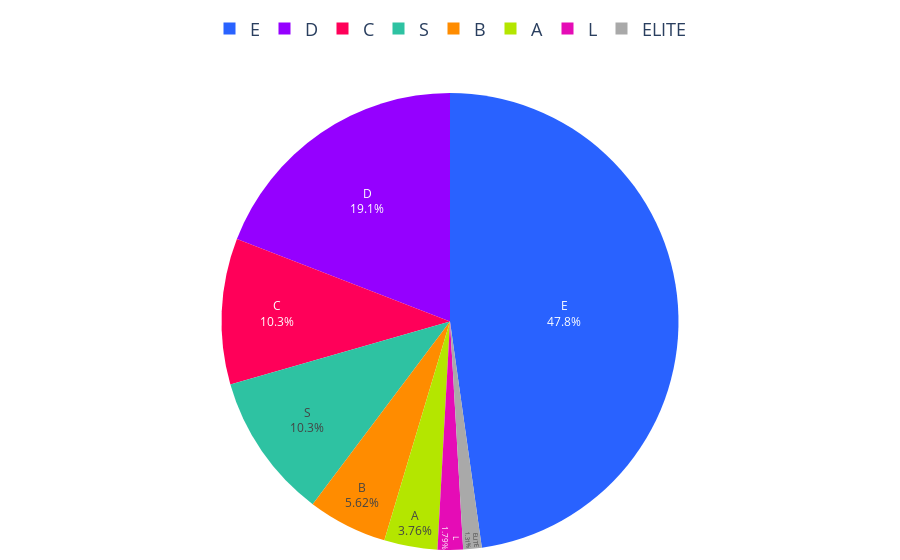

Here is the notebook cell this chart was saved with:
### Code cell
# Datos proporcionados
colores = ['#2962ff', '#9500ff', '#ff0059', '#ff8c00', '#b4e600', '#2EC2A2', '#E50CB6', '#A9A9A9']  # Añadimos gris
porcentajes = creditos_segmentos_2022['Porcentaje']
labels = creditos_segmentos_2022['Segmento']

# Asignar un color gris para los segmentos que no tengan porcentaje
# Crear un diccionario de colores con todos los segmentos, asignando gris a los que no tienen porcentaje
colores_segmentos = {segmento: colores[i] if segmento in labels.values else '#A9A9A9' 
                     for i, segmento in enumerate(segmentos)}

# Ordenar los segmentos según el orden deseado
orden_segmentos = ["E", "D", "C", "B", "A", "S", "L", "ELITE"]

# Crear lista de colores y valores en el orden especificado
colores_ordenados = [colores_segmentos.get(segmento, '#A9A9A9') for segmento in orden_segmentos]
valores_ordenados = [porcentajes[labels == segmento].sum() if segmento in labels.values else 0 for segmento in orden_segmentos]

# Crear gráfico de pastel
fig = go.Figure(data=[go.Pie(
    labels=orden_segmentos, 
    values=valores_ordenados, 
    marker=dict(colors=colores_ordenados)
)])

# Configuración de texto dentro del gráfico
fig.update_traces(
    textinfo='percent+label',  # Mostrar porcentaje y etiquetas
    textposition='inside'     # Ubicar texto dentro de las secciones
)

# Configuración de la leyenda
fig.update_layout(
    margin=dict(l=10, r=10, t=10, b=10),  # Ajusta los márgenes
    legend=dict(                  # Personaliza la leyenda
        x=0.5,  # Posición horizontal centrada
        y=1.1,  # Posición vertical ajustada al top
        font=dict(size=18),  # Tamaño de la fuente
        xanchor='center',  # Ancla en el centro horizontal
        yanchor='bottom',  # Ancla en la parte inferior de la leyenda
        orientation='h'  # Cambiar orientación de la leyenda a horizontal
    ), autosize=True,
     xaxis=dict(tickangle=45),  # Ajusta el ángulo de los ticks en el eje X
    yaxis=dict(tickangle=45),   # Ajusta el ángulo de los ticks en el eje Y
    showlegend=True              # Mostrar la leyenda
)

# Función para exportar la gráfica como archivo HTML con configuración personalizada
def guardar_grafico_como_html(fig, nombre_archivo, carpeta='assets/graficas'):
    if not os.path.exists(carpeta):
        os.makedirs(carpeta)
    
    # Configuración para desactivar herramientas no deseadas
    config = {
        'displaylogo': False,  # Ocultar logo de Plotly
        'modeBarButtonsToRemove': [
            'toImage',       # Botón de guardar como imagen
            'resetScale2d',  # Reset de ejes (no aplica aquí, pero lo incluimos como ejemplo)
            'zoom2d',        # Botón de zoom
            'pan2d',         # Botón de desplazamiento
        ]
    }
    # Exportar el gráfico con configuración
    pio.write_html(fig, f'{carpeta}/{nombre_archivo}.html', config=config)

# Exportar el gráfico
guardar_grafico_como_html(fig, 'g_pie_dist_creditos_segmento_2022', carpeta='assets/graficas')

# Mostrar el gráfico
fig.show()

### Figure 1 — Plotly figure (JSON) as saved in the notebook; plotly's stock layout.template omitted (floating-point values rounded to 4 significant figures)
{"data": [{"labels": ["E", "D", "C", "B", "A", "S", "L", "ELITE"], "marker": {"colors": ["#2962ff", "#9500ff", "#ff0059", "#ff8c00", "#b4e600", "#2EC2A2", "#E50CB6", "#A9A9A9"]}, "textinfo": "percent+label", "textposition": "inside", "type": "pie", "values": [47.77, 19.13, 10.32, 5.624, 3.764, 10.29, 1.792, 1.307]}], "layout": {"autosize": true, "legend": {"font": {"size": 18}, "orientation": "h", "x": 0.5, "xanchor": "center", "y": 1.1, "yanchor": "bottom"}, "margin": {"b": 10, "l": 10, "r": 10, "t": 10}, "showlegend": true, "xaxis": {"tickangle": 45}, "yaxis": {"tickangle": 45}}}
